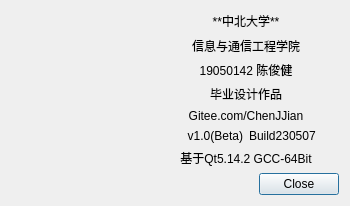
<?xml version="1.0" encoding="UTF-8"?>
<ui version="4.0">
 <class>About</class>
 <widget class="QDialog" name="About">
  <property name="geometry">
   <rect>
    <x>0</x>
    <y>0</y>
    <width>350</width>
    <height>190</height>
   </rect>
  </property>
  <property name="minimumSize">
   <size>
    <width>0</width>
    <height>0</height>
   </size>
  </property>
  <property name="maximumSize">
   <size>
    <width>350</width>
    <height>200</height>
   </size>
  </property>
  <property name="windowTitle">
   <string>关于</string>
  </property>
  <layout class="QGridLayout" name="gridLayout">
   <item row="0" column="1" rowspan="7">
    <widget class="QLabel" name="label">
     <property name="sizePolicy">
      <sizepolicy hsizetype="Fixed" vsizetype="Fixed">
       <horstretch>0</horstretch>
       <verstretch>0</verstretch>
      </sizepolicy>
     </property>
     <property name="minimumSize">
      <size>
       <width>128</width>
       <height>128</height>
      </size>
     </property>
     <property name="maximumSize">
      <size>
       <width>128</width>
       <height>128</height>
      </size>
     </property>
     <property name="text">
      <string/>
     </property>
     <property name="textFormat">
      <enum>Qt::AutoText</enum>
     </property>
     <property name="pixmap">
      <pixmap resource="../main.qrc">:/icon/appColor.ico</pixmap>
     </property>
     <property name="scaledContents">
      <bool>true</bool>
     </property>
     <property name="alignment">
      <set>Qt::AlignCenter</set>
     </property>
    </widget>
   </item>
   <item row="0" column="0">
    <spacer name="horizontalSpacer">
     <property name="orientation">
      <enum>Qt::Horizontal</enum>
     </property>
     <property name="sizeType">
      <enum>QSizePolicy::Fixed</enum>
     </property>
     <property name="sizeHint" stdset="0">
      <size>
       <width>8</width>
       <height>20</height>
      </size>
     </property>
    </spacer>
   </item>
   <item row="5" column="2">
    <widget class="QLabel" name="lbVersion">
     <property name="text">
      <string>v1.0(Beta)</string>
     </property>
     <property name="alignment">
      <set>Qt::AlignRight|Qt::AlignTrailing|Qt::AlignVCenter</set>
     </property>
    </widget>
   </item>
   <item row="5" column="3">
    <widget class="QLabel" name="lbBuildDate">
     <property name="text">
      <string>Build230507</string>
     </property>
     <property name="alignment">
      <set>Qt::AlignLeading|Qt::AlignLeft|Qt::AlignVCenter</set>
     </property>
    </widget>
   </item>
   <item row="7" column="1" colspan="3">
    <widget class="QDialogButtonBox" name="buttonBox">
     <property name="orientation">
      <enum>Qt::Horizontal</enum>
     </property>
     <property name="standardButtons">
      <set>QDialogButtonBox::Close</set>
     </property>
    </widget>
   </item>
   <item row="4" column="2" colspan="2">
    <widget class="QLabel" name="label_5">
     <property name="text">
      <string>Gitee.com/ChenJJian</string>
     </property>
     <property name="alignment">
      <set>Qt::AlignCenter</set>
     </property>
    </widget>
   </item>
   <item row="3" column="2" colspan="2">
    <widget class="QLabel" name="label_6">
     <property name="text">
      <string>毕业设计作品</string>
     </property>
     <property name="alignment">
      <set>Qt::AlignCenter</set>
     </property>
    </widget>
   </item>
   <item row="2" column="2" colspan="2">
    <widget class="QLabel" name="label_8">
     <property name="text">
      <string>19050142 陈俊健</string>
     </property>
     <property name="alignment">
      <set>Qt::AlignCenter</set>
     </property>
    </widget>
   </item>
   <item row="1" column="2" colspan="2">
    <widget class="QLabel" name="label_7">
     <property name="text">
      <string>信息与通信工程学院</string>
     </property>
     <property name="alignment">
      <set>Qt::AlignCenter</set>
     </property>
    </widget>
   </item>
   <item row="0" column="2" colspan="2">
    <widget class="QLabel" name="label_2">
     <property name="text">
      <string>**中北大学**</string>
     </property>
     <property name="textFormat">
      <enum>Qt::MarkdownText</enum>
     </property>
     <property name="alignment">
      <set>Qt::AlignCenter</set>
     </property>
    </widget>
   </item>
   <item row="6" column="2" colspan="2">
    <widget class="QLabel" name="label_9">
     <property name="text">
      <string>基于Qt5.14.2 GCC-64Bit</string>
     </property>
     <property name="alignment">
      <set>Qt::AlignCenter</set>
     </property>
    </widget>
   </item>
  </layout>
 </widget>
 <resources>
  <include location="../main.qrc"/>
 </resources>
 <connections>
  <connection>
   <sender>buttonBox</sender>
   <signal>accepted()</signal>
   <receiver>About</receiver>
   <slot>accept()</slot>
   <hints>
    <hint type="sourcelabel">
     <x>248</x>
     <y>254</y>
    </hint>
    <hint type="destinationlabel">
     <x>157</x>
     <y>274</y>
    </hint>
   </hints>
  </connection>
  <connection>
   <sender>buttonBox</sender>
   <signal>rejected()</signal>
   <receiver>About</receiver>
   <slot>reject()</slot>
   <hints>
    <hint type="sourcelabel">
     <x>316</x>
     <y>260</y>
    </hint>
    <hint type="destinationlabel">
     <x>286</x>
     <y>274</y>
    </hint>
   </hints>
  </connection>
 </connections>
</ui>
